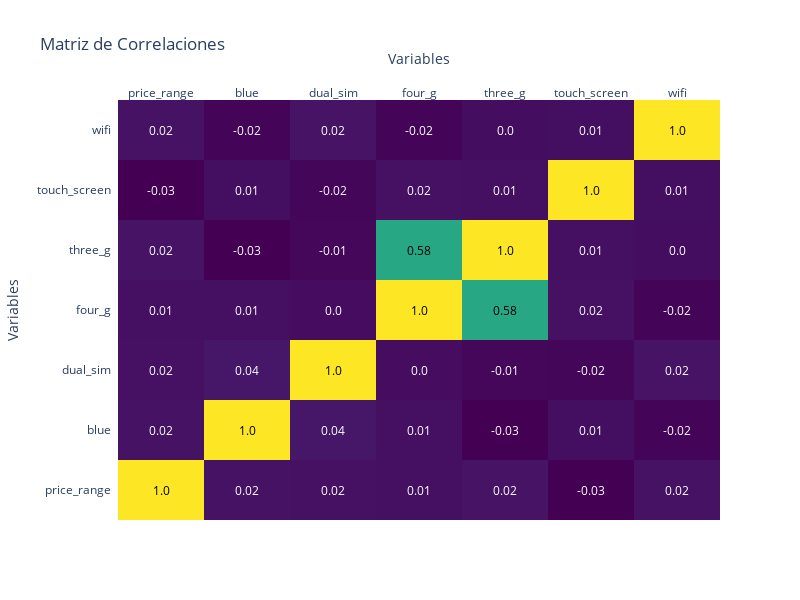

Notebook code cell kept with this figure:
### Code cell
correlation_matrix = df_cat.corr()

fig = ff.create_annotated_heatmap(z=correlation_matrix.values,
                                  x=correlation_matrix.columns.tolist(),
                                  y=correlation_matrix.columns.tolist(),
                                  colorscale='Viridis',
                                  annotation_text=correlation_matrix.values.round(2))

fig.update_layout(width=800, height=600)

fig.update_layout(title_text='Matriz de Correlaciones',
                  xaxis=dict(title='Variables'),
                  yaxis=dict(title='Variables'))


fig.show()

### Figure 1 — Plotly figure (JSON) as saved in the notebook; plotly's stock layout.template omitted (floating-point values rounded to 4 significant figures)
{"data": [{"colorscale": [[0, "#440154"], [0.1111, "#482878"], [0.2222, "#3e4989"], [0.3333, "#31688e"], [0.4444, "#26828e"], [0.5556, "#1f9e89"], [0.6667, "#35b779"], [0.7778, "#6ece58"], [0.8889, "#b5de2b"], [1, "#fde725"]], "reversescale": false, "showscale": false, "type": "heatmap", "x": ["price_range", "blue", "dual_sim", "four_g", "three_g", "touch_screen", "wifi"], "y": ["price_range", "blue", "dual_sim", "four_g", "three_g", "touch_screen", "wifi"], "z": [[1, 0.02057, 0.01744, 0.01477, 0.02361, -0.03041, 0.01878], [0.02057, 1, 0.0352, 0.01344, -0.03024, 0.01006, -0.02186], [0.01744, 0.0352, 1, 0.003187, -0.01401, -0.01712, 0.02274], [0.01477, 0.01344, 0.003187, 1, 0.5842, 0.01676, -0.01762], [0.02361, -0.03024, -0.01401, 0.5842, 1, 0.01392, 0.004316], [-0.03041, 0.01006, -0.01712, 0.01676, 0.01392, 1, 0.01192], [0.01878, -0.02186, 0.02274, -0.01762, 0.004316, 0.01192, 1]]}], "layout": {"annotations": [{"font": {"color": "#000000"}, "showarrow": false, "text": "1.0", "x": "price_range", "xref": "x", "y": "price_range", "yref": "y"}, {"font": {"color": "#FFFFFF"}, "showarrow": false, "text": "0.02", "x": "blue", "xref": "x", "y": "price_range", "yref": "y"}, {"font": {"color": "#FFFFFF"}, "showarrow": false, "text": "0.02", "x": "dual_sim", "xref": "x", "y": "price_range", "yref": "y"}, {"font": {"color": "#FFFFFF"}, "showarrow": false, "text": "0.01", "x": "four_g", "xref": "x", "y": "price_range", "yref": "y"}, {"font": {"color": "#FFFFFF"}, "showarrow": false, "text": "0.02", "x": "three_g", "xref": "x", "y": "price_range", "yref": "y"}, {"font": {"color": "#FFFFFF"}, "showarrow": false, "text": "-0.03", "x": "touch_screen", "xref": "x", "y": "price_range", "yref": "y"}, {"font": {"color": "#FFFFFF"}, "showarrow": false, "text": "0.02", "x": "wifi", "xref": "x", "y": "price_range", "yref": "y"}, {"font": {"color": "#FFFFFF"}, "showarrow": false, "text": "0.02", "x": "price_range", "xref": "x", "y": "blue", "yref": "y"}, {"font": {"color": "#000000"}, "showarrow": false, "text": "1.0", "x": "blue", "xref": "x", "y": "blue", "yref": "y"}, {"font": {"color": "#FFFFFF"}, "showarrow": false, "text": "0.04", "x": "dual_sim", "xref": "x", "y": "blue", "yref": "y"}, {"font": {"color": "#FFFFFF"}, "showarrow": false, "text": "0.01", "x": "four_g", "xref": "x", "y": "blue", "yref": "y"}, {"font": {"color": "#FFFFFF"}, "showarrow": false, "text": "-0.03", "x": "three_g", "xref": "x", "y": "blue", "yref": "y"}, {"font": {"color": "#FFFFFF"}, "showarrow": false, "text": "0.01", "x": "touch_screen", "xref": "x", "y": "blue", "yref": "y"}, {"font": {"color": "#FFFFFF"}, "showarrow": false, "text": "-0.02", "x": "wifi", "xref": "x", "y": "blue", "yref": "y"}, {"font": {"color": "#FFFFFF"}, "showarrow": false, "text": "0.02", "x": "price_range", "xref": "x", "y": "dual_sim", "yref": "y"}, {"font": {"color": "#FFFFFF"}, "showarrow": false, "text": "0.04", "x": "blue", "xref": "x", "y": "dual_sim", "yref": "y"}, {"font": {"color": "#000000"}, "showarrow": false, "text": "1.0", "x": "dual_sim", "xref": "x", "y": "dual_sim", "yref": "y"}, {"font": {"color": "#FFFFFF"}, "showarrow": false, "text": "0.0", "x": "four_g", "xref": "x", "y": "dual_sim", "yref": "y"}, {"font": {"color": "#FFFFFF"}, "showarrow": false, "text": "-0.01", "x": "three_g", "xref": "x", "y": "dual_sim", "yref": "y"}, {"font": {"color": "#FFFFFF"}, "showarrow": false, "text": "-0.02", "x": "touch_screen", "xref": "x", "y": "dual_sim", "yref": "y"}, {"font": {"color": "#FFFFFF"}, "showarrow": false, "text": "0.02", "x": "wifi", "xref": "x", "y": "dual_sim", "yref": "y"}, {"font": {"color": "#FFFFFF"}, "showarrow": false, "text": "0.01", "x": "price_range", "xref": "x", "y": "four_g", "yref": "y"}, {"font": {"color": "#FFFFFF"}, "showarrow": false, "text": "0.01", "x": "blue", "xref": "x", "y": "four_g", "yref": "y"}, {"font": {"color": "#FFFFFF"}, "showarrow": false, "text": "0.0", "x": "dual_sim", "xref": "x", "y": "four_g", "yref": "y"}, {"font": {"color": "#000000"}, "showarrow": false, "text": "1.0", "x": "four_g", "xref": "x", "y": "four_g", "yref": "y"}, {"font": {"color": "#000000"}, "showarrow": false, "text": "0.58", "x": "three_g", "xref": "x", "y": "four_g", "yref": "y"}, {"font": {"color": "#FFFFFF"}, "showarrow": false, "text": "0.02", "x": "touch_screen", "xref": "x", "y": "four_g", "yref": "y"}, {"font": {"color": "#FFFFFF"}, "showarrow": false, "text": "-0.02", "x": "wifi", "xref": "x", "y": "four_g", "yref": "y"}, {"font": {"color": "#FFFFFF"}, "showarrow": false, "text": "0.02", "x": "price_range", "xref": "x", "y": "three_g", "yref": "y"}, {"font": {"color": "#FFFFFF"}, "showarrow": false, "text": "-0.03", "x": "blue", "xref": "x", "y": "three_g", "yref": "y"}, {"font": {"color": "#FFFFFF"}, "showarrow": false, "text": "-0.01", "x": "dual_sim", "xref": "x", "y": "three_g", "yref": "y"}, {"font": {"color": "#000000"}, "showarrow": false, "text": "0.58", "x": "four_g", "xref": "x", "y": "three_g", "yref": "y"}, {"font": {"color": "#000000"}, "showarrow": false, "text": "1.0", "x": "three_g", "xref": "x", "y": "three_g", "yref": "y"}, {"font": {"color": "#FFFFFF"}, "showarrow": false, "text": "0.01", "x": "touch_screen", "xref": "x", "y": "three_g", "yref": "y"}, {"font": {"color": "#FFFFFF"}, "showarrow": false, "text": "0.0", "x": "wifi", "xref": "x", "y": "three_g", "yref": "y"}, {"font": {"color": "#FFFFFF"}, "showarrow": false, "text": "-0.03", "x": "price_range", "xref": "x", "y": "touch_screen", "yref": "y"}, {"font": {"color": "#FFFFFF"}, "showarrow": false, "text": "0.01", "x": "blue", "xref": "x", "y": "touch_screen", "yref": "y"}, {"font": {"color": "#FFFFFF"}, "showarrow": false, "text": "-0.02", "x": "dual_sim", "xref": "x", "y": "touch_screen", "yref": "y"}, {"font": {"color": "#FFFFFF"}, "showarrow": false, "text": "0.02", "x": "four_g", "xref": "x", "y": "touch_screen", "yref": "y"}, {"font": {"color": "#FFFFFF"}, "showarrow": false, "text": "0.01", "x": "three_g", "xref": "x", "y": "touch_screen", "yref": "y"}, {"font": {"color": "#000000"}, "showarrow": false, "text": "1.0", "x": "touch_screen", "xref": "x", "y": "touch_screen", "yref": "y"}, {"font": {"color": "#FFFFFF"}, "showarrow": false, "text": "0.01", "x": "wifi", "xref": "x", "y": "touch_screen", "yref": "y"}, {"font": {"color": "#FFFFFF"}, "showarrow": false, "text": "0.02", "x": "price_range", "xref": "x", "y": "wifi", "yref": "y"}, {"font": {"color": "#FFFFFF"}, "showarrow": false, "text": "-0.02", "x": "blue", "xref": "x", "y": "wifi", "yref": "y"}, {"font": {"color": "#FFFFFF"}, "showarrow": false, "text": "0.02", "x": "dual_sim", "xref": "x", "y": "wifi", "yref": "y"}, {"font": {"color": "#FFFFFF"}, "showarrow": false, "text": "-0.02", "x": "four_g", "xref": "x", "y": "wifi", "yref": "y"}, {"font": {"color": "#FFFFFF"}, "showarrow": false, "text": "0.0", "x": "three_g", "xref": "x", "y": "wifi", "yref": "y"}, {"font": {"color": "#FFFFFF"}, "showarrow": false, "text": "0.01", "x": "touch_screen", "xref": "x", "y": "wifi", "yref": "y"}, {"font": {"color": "#000000"}, "showarrow": false, "text": "1.0", "x": "wifi", "xref": "x", "y": "wifi", "yref": "y"}], "height": 600, "title": {"text": "Matriz de Correlaciones"}, "width": 800, "xaxis": {"dtick": 1, "gridcolor": "rgb(0, 0, 0)", "side": "top", "ticks": "", "title": {"text": "Variables"}}, "yaxis": {"dtick": 1, "ticks": "", "ticksuffix": "  ", "title": {"text": "Variables"}}}}
